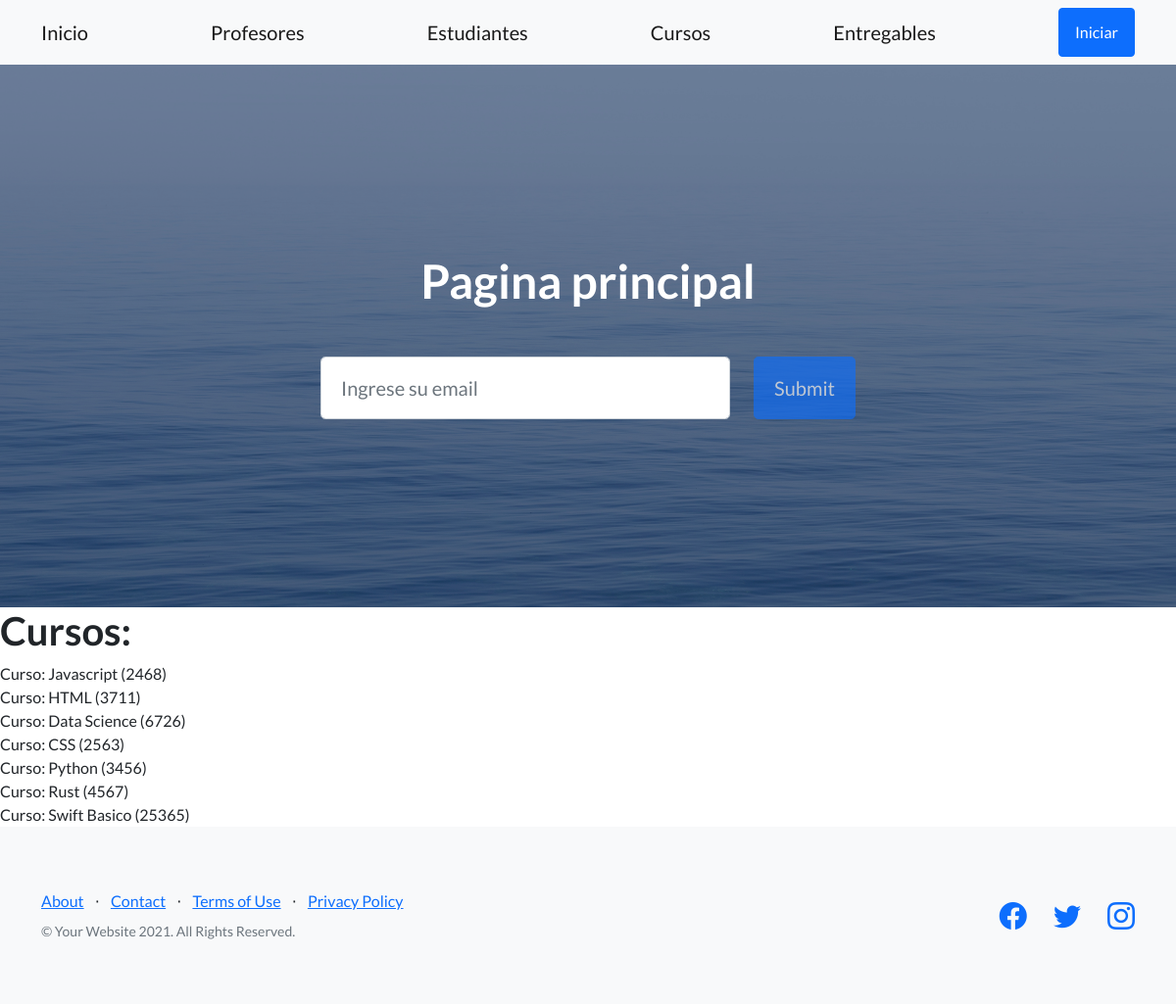
Before: /AppCoder/cursos with the older database file.
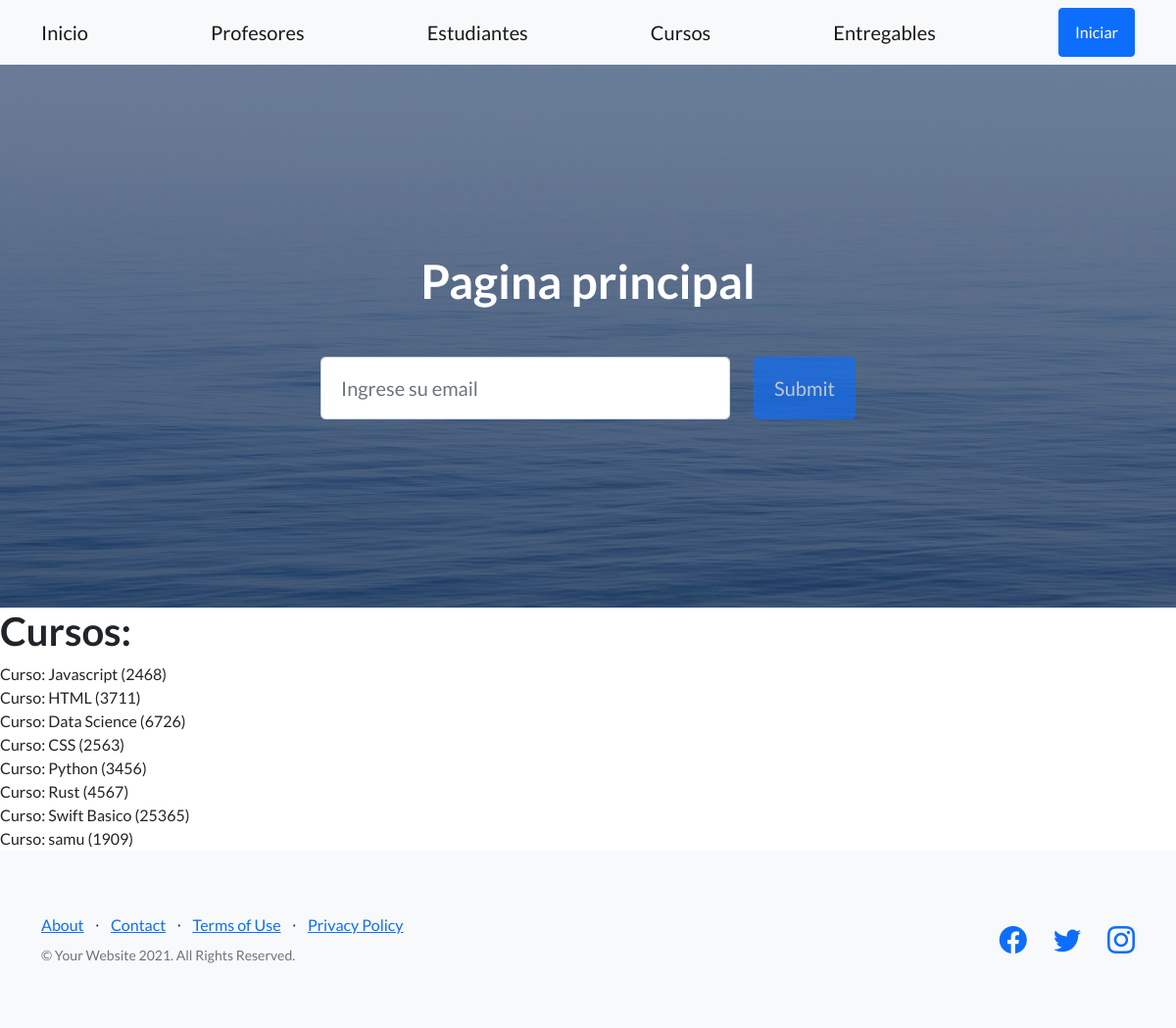
After: the same page with the newer database file.
### AppCoder/models.py (models this page shows)
class Curso(models.Model):
    nombre = models.CharField(max_length=40)
    camada = models.IntegerField()
    def __str__(self):
        return f'Curso: {self.nombre} ({self.camada})'

### AppCoder/views.py (the view)
# urls.py: path('cursos', views.cursos, name='Cursos'),
def cursos(request):
    return render(request, "AppCoder/cursos.html",
                  {'cursos': Curso.objects.all()})

### AppCoder/templates/AppCoder/cursos.html
{% extends 'AppCoder/padre.html' %}
{%  load static %}
{% block contenidoquecambia%}
    <h1>Cursos:</h1>
    {% for curso in cursos %}
        {{ curso }}
        <br>
    {% endfor %}
{% endblock %}

Changed rows visible on the page:
added Curso: nombre+camada "Curso: samu (1909)"
